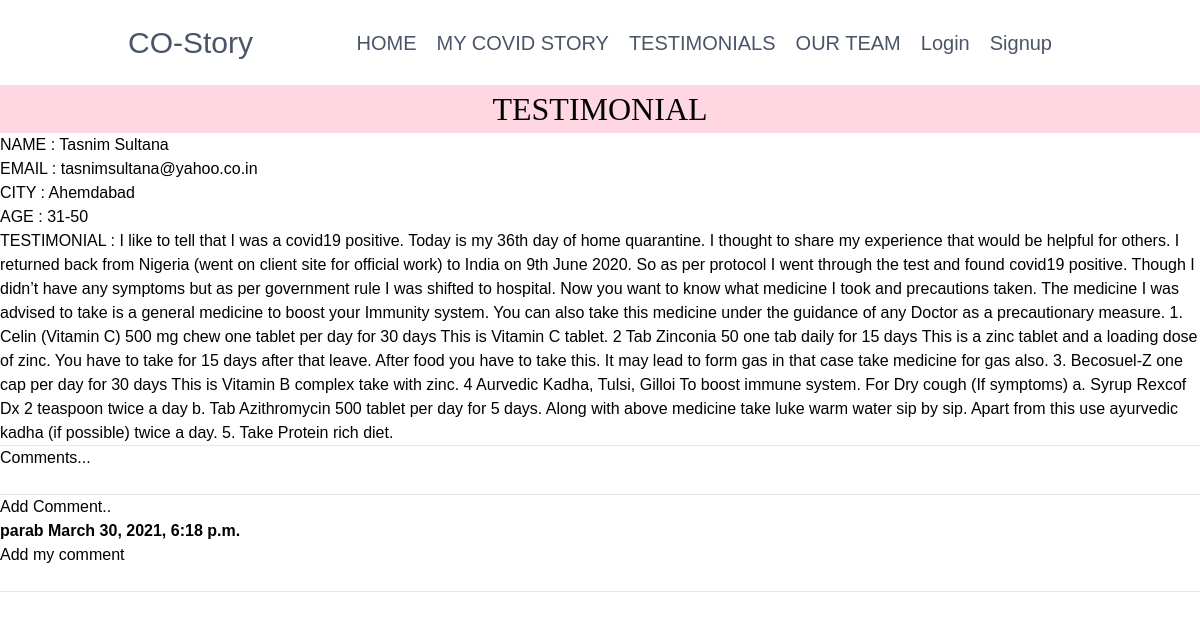
Screenshot of /37/ with the database file from the repository.
### page/models.py (models this page shows, shortened)
class Article(models.Model):
	user = models.ForeignKey(settings.AUTH_USER_MODEL,
		on_delete=models.CASCADE,blank=True,null=True)
	name = models.CharField(max_length=25,default="",null=False,blank=False)
	email = models.EmailField(default="",null=False,blank=False)
	state =	models.CharField(max_length=20,default="",null=False,blank=False)
	city =	models.CharField(max_length=20,default="",null=False,blank=False)
	type_of_case =	models.CharField(max_length=20, default="")
	age_group =		models.CharField(max_length=20, default="")
	description =	models.TextField(default="",null=False,blank=False)

class Comment(models.Model):
	user = models.ForeignKey(settings.AUTH_USER_MODEL,
		on_delete=models.CASCADE)
	article = models.ForeignKey(Article,on_delete=models.CASCADE,related_name='comments')
	body = models.TextField()
	date_added = models.DateTimeField(auto_now_add=True)

### page/views.py (the view)
# urls.py: path("<int:id>/",ArticleDetailView,name="page-detail"),
def ArticleDetailView(request,id):
	template_name='article_detail.html'
	queryset = get_object_or_404(Article,id=id)
	context = {
	"queryset" : queryset
		}
	return render(request,template_name,context)

### templates/article_detail.html (shortened to what this page needs)
{% extends 'index.html' %}
{% block content  %}
<header>
    <section class="text-gray-700 body-font bg-pink-200">
        <h1><center><font face ="DIN Next Light" size = "6" color="black">TESTIMONIAL</font></center></h1>
    </section>
</header>
 <ul>
<li style="color: black" ><p>NAME : {{queryset.name}}
<br>
EMAIL 	:	{{queryset.email}}
<br>
CITY	:	{{queryset.city}}
<br>
AGE		:	{{queryset.age_group}}
<br>
TESTIMONIAL :	{{queryset.description}}
<br>
</p></li>
</ul>
<div style="color: black" >
<hr>
<h2 style="color: black" >Comments...</h2>
<br>
<hr>
 <a href = "{% url 'page:page-addcomment' queryset.id %}" style="color: black" >Add Comment..</a>
{% if not queryset.comments.all %}
<h4 style="color: black" > No Comments Yet..</h4>
 {% else %}
 <br>
 	{% for comment in queryset.comments.all %}
 		<strong>
 			{{comment.user}}
 			{{comment.date_added}}
 		</strong>
 		<br>
 		{{comment.body}}
 		{% endfor %}
 		<br><br>
 		<hr>
 {% endif %}
{% endblock %}

### static/css/style.css (style rules this page uses)
html, body, .view { height: 100%; }

### templates/index.html (style rules this page uses)
body { background: url("https://cfsw.org/wp-content/uploads/when-wear-mask-in-public-advice-cdc-e1586288268484.jpg" ); background-size: cover; background-repeat: repeat; background-attachment: scroll; font-family: Arial; color: white; }

### templates/article_detail.html (style rules this page uses)
body { background: url("https://wallpaperaccess.com/full/1668903.jpg" ) no-repeat; background-size: cover; font-family: Arial; color: white; }

### rows the page displays
Article: name "Tasnim Sultana", email "tasnimsultana@yahoo.co.in", city "Ahemdabad", age_group "31-50", description "I like to tell that I was a covid19 positive. Today is my 36th day of home quarantine. I thought to share my experience that would be helpful for others. I returned back from Nigeria (went on client site for official work) to India on 9th June 2020. So as per protocol I went through the test and found covid19 positive. Though I didn’t have any symptoms but as per government rule I was shifted to hospital. Now you want to know what medicine I took and precautions taken. The medicine I was advised to take is a general medicine to boost your Immunity system. You can also take this medicine under the guidance of any Doctor as a precautionary measure. 1. Celin (Vitamin C) 500 mg chew one tablet…"
Comment: user "parab", date_added "March 30, 2021, 6:18 p.m.", body "Add my comment"
